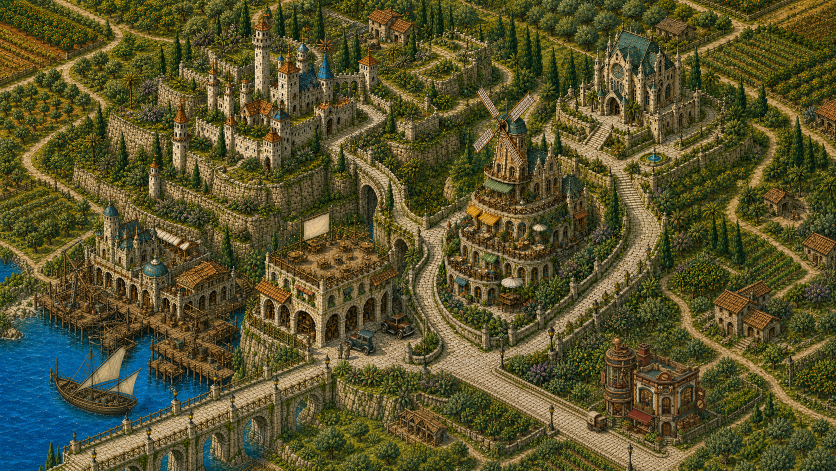
#> input picture assets/cinematic/scenes/gamified-coastal-village/isometric-parallax/source/core-village-master.png, 1672 x 941 px (shown at 1/2 size); its folder holds 2 pictures in this run
$ python stitch-approved-tiles.py
#> lines starting #> are read from the running program, lines starting #| are printed output that depends on the picture; after the words box and inside, x2 and y2 are one past the last pixel; in counts of white or black regions, pixels touching at a corner belong together; pictures that were not available may be replaced by others from this repository, and a replacement may not be noted
from __future__ import annotations

from collections import deque
from pathlib import Path

import numpy as np
from PIL import Image, ImageFilter


SCENE_ROOT = Path(__file__).resolve().parent.parent
TILE_ROOT = SCENE_ROOT / "source" / "tiles"
OUTPUT_PATH = SCENE_ROOT / "source" / "village-master.png"
CORE_MASTER_PATH = SCENE_ROOT / "source" / "core-village-master.png"

CORE_SIZE = (1672, 941)
MASTER_SIZE = (2412, 941)
TILE_WIDTH = 932
RIGHT_X = 740
TOP_HEIGHT = 542
BOTTOM_Y = 398
BOTTOM_HEIGHT = 543


def load_tile(name: str, size: tuple[int, int]) -> np.ndarray:
    image = Image.open(TILE_ROOT / f"{name}.png").convert("RGB")
    if image.size != size:
        image = image.resize(size, Image.Resampling.LANCZOS)
    return np.asarray(image, dtype=np.float32)


# [5 lines left out: function save, not called in this run]


def smoothed_difference(first: np.ndarray, second: np.ndarray) -> np.ndarray:
    difference = np.mean(np.abs(first - second), axis=2)
    preview = Image.fromarray(np.clip(difference * 2.25, 0, 255).astype(np.uint8))
    preview = preview.filter(ImageFilter.GaussianBlur(radius=2.2))
    return np.asarray(preview, dtype=np.float32)


def minimum_vertical_seam(cost: np.ndarray, max_step: int = 3) -> np.ndarray:
    height, width = cost.shape
    cumulative = cost[0].copy()
    parents = np.zeros((height, width), dtype=np.int16)

    for row in range(1, height):
        candidates = []
        for offset in range(-max_step, max_step + 1):
            shifted = np.full(width, np.inf, dtype=np.float32)
            if offset < 0:
                shifted[:offset] = cumulative[-offset:]
            elif offset > 0:
                shifted[offset:] = cumulative[:-offset]
            else:
                shifted[:] = cumulative
            shifted += abs(offset) * 1.4
            candidates.append(shifted)

        stack = np.stack(candidates)
        choice = np.argmin(stack, axis=0)
        cumulative = cost[row] + np.take_along_axis(
            stack, choice[None, :], axis=0
        )[0]
        parents[row] = choice.astype(np.int16) - max_step

    seam = np.empty(height, dtype=np.int32)
    seam[-1] = int(np.argmin(cumulative))
    for row in range(height - 1, 0, -1):
        seam[row - 1] = np.clip(
            seam[row] - parents[row, seam[row]], 0, width - 1
        )
    return seam


# [22 lines left out: function stitch_horizontal_pair, not called in this run]


def stitch_vertical_pair(
    top: np.ndarray,
    bottom: np.ndarray,
    output_width: int,
) -> np.ndarray:
    overlap = TOP_HEIGHT - BOTTOM_Y
    seam = minimum_vertical_seam(
        smoothed_difference(top[BOTTOM_Y:TOP_HEIGHT], bottom[:overlap]).T
    ).astype(np.int32)
    output = np.zeros((CORE_SIZE[1], output_width, 3), dtype=np.float32)
    output[:TOP_HEIGHT] = top
    output[BOTTOM_Y:] = bottom

    for column, local_seam in enumerate(seam):
        global_seam = BOTTOM_Y + int(local_seam)
        start = max(BOTTOM_Y, global_seam - 4)
        end = min(TOP_HEIGHT, global_seam + 5)
        output[:start, column] = top[:start, column]
        output[end:, column] = bottom[end - BOTTOM_Y :, column]
        if end > start:
            alpha = np.linspace(0.0, 1.0, end - start, dtype=np.float32)[:, None]
            output[start:end, column] = (
                top[start:end, column] * (1.0 - alpha)
                + bottom[start - BOTTOM_Y : end - BOTTOM_Y, column] * alpha
            )
    return output


def stitch_west_to_core(west: np.ndarray, core: np.ndarray) -> np.ndarray:
    overlap = TILE_WIDTH - RIGHT_X
    cost = smoothed_difference(west[:, RIGHT_X:], core[:, :overlap])
    x = np.arange(overlap, dtype=np.float32)
    cost += (((x - (overlap - 1) / 2) / (overlap / 2)) ** 4 * 22)[None, :]
    seam = minimum_vertical_seam(cost)
    output = np.zeros((MASTER_SIZE[1], MASTER_SIZE[0], 3), dtype=np.float32)
    output[:, :TILE_WIDTH] = west
    output[:, RIGHT_X:] = core

    for row, local_seam in enumerate(seam):
        global_seam = RIGHT_X + int(local_seam)
        start = max(RIGHT_X, global_seam - 4)
        end = min(TILE_WIDTH, global_seam + 5)
        output[row, :start] = west[row, :start]
        output[row, end:] = core[row, end - RIGHT_X :]
        if end > start:
            alpha = np.linspace(0.0, 1.0, end - start, dtype=np.float32)[:, None]
            output[row, start:end] = (
                west[row, start:end] * (1.0 - alpha)
                + core[row, start - RIGHT_X : end - RIGHT_X] * alpha
            )
    return output


def connected_water_mask(image: np.ndarray) -> Image.Image:
    red, green, blue = np.moveaxis(image, 2, 0)
    candidate = (
        (blue > 67)
        & (blue > green * 1.08)
        & (blue > red * 1.35)
        & ((blue - green) > 10)
    )
    height, width = candidate.shape
    connected = np.zeros((height, width), dtype=bool)
    queue: deque[tuple[int, int]] = deque()
    for x in range(width):
        for y in (0, height - 1):
            if candidate[y, x] and not connected[y, x]:
                connected[y, x] = True
                queue.append((y, x))
    for y in range(height):
        for x in (0, width - 1):
            if candidate[y, x] and not connected[y, x]:
                connected[y, x] = True
                queue.append((y, x))
    while queue:
        y, x = queue.popleft()
        for next_y, next_x in ((y - 1, x), (y + 1, x), (y, x - 1), (y, x + 1)):
            if (
                0 <= next_y < height
                and 0 <= next_x < width
                and candidate[next_y, next_x]
                and not connected[next_y, next_x]
            ):
                connected[next_y, next_x] = True
                queue.append((next_y, next_x))
    return Image.fromarray((connected * 255).astype(np.uint8), "L")


def quilt_port_water(
    reference: np.ndarray,
    reference_mask: Image.Image,
    size: tuple[int, int],
) -> np.ndarray:
    out_width, out_height = size
    patch_size = 96
    overlap = 24
    step = patch_size - overlap
    mask = np.asarray(reference_mask, dtype=np.float32) / 255.0
    patches: list[np.ndarray] = []
    for y in range(0, reference.shape[0] - patch_size + 1, 8):
        for x in range(0, reference.shape[1] - patch_size + 1, 8):
            if mask[y : y + patch_size, x : x + patch_size].mean() >= 0.985:
                patches.append(reference[y : y + patch_size, x : x + patch_size])
    if len(patches) < 12:
        raise RuntimeError(f"Only {len(patches)} clean port-water patches found")

    output = np.zeros((out_height, out_width, 3), dtype=np.float32)
    filled = np.zeros((out_height, out_width), dtype=bool)
    use_count = np.zeros(len(patches), dtype=np.float32)
    for y in range(0, out_height, step):
        for x in range(0, out_width, step):
            height = min(patch_size, out_height - y)
            width = min(patch_size, out_width - x)
            region_filled = filled[y : y + height, x : x + width]
            costs = np.empty(len(patches), dtype=np.float32)
            for index, patch in enumerate(patches):
                incoming = patch[:height, :width]
                if region_filled.any():
                    existing = output[y : y + height, x : x + width]
                    costs[index] = np.mean(
                        np.abs(existing[region_filled] - incoming[region_filled])
                    )
                else:
                    costs[index] = 0.0
                costs[index] += use_count[index] * 0.7
            chosen_index = int(np.argmin(costs))
            patch = patches[chosen_index][:height, :width]
            use_count[chosen_index] += 1

            take = np.ones((height, width), dtype=np.uint8) * 255
            if x > 0:
                left_width = min(overlap, width)
                seam = minimum_vertical_seam(
                    smoothed_difference(
                        output[y : y + height, x : x + left_width],
                        patch[:, :left_width],
                    )
                )
                for row, seam_x in enumerate(seam):
                    take[row, : int(seam_x)] = 0
            if y > 0:
                top_height = min(overlap, height)
                seam = minimum_vertical_seam(
                    smoothed_difference(
                        output[y : y + top_height, x : x + width],
                        patch[:top_height],
                    ).T
                )
                for column, seam_y in enumerate(seam):
                    take[: int(seam_y), column] = 0

            alpha = np.asarray(
                Image.fromarray(take, "L").filter(ImageFilter.GaussianBlur(0.65)),
                dtype=np.float32,
            )[..., None] / 255.0
            alpha[~region_filled] = 1.0
            region = output[y : y + height, x : x + width]
            output[y : y + height, x : x + width] = (
                region * (1 - alpha) + patch * alpha
            )
            filled[y : y + height, x : x + width] = True
    return output


def erode(mask: Image.Image, radius: int) -> Image.Image:
    return mask.filter(ImageFilter.MinFilter(radius * 2 + 1))


# [36 lines left out: function apply_three_zone_water, not called in this run]


def main() -> None:
    core_image = Image.open(CORE_MASTER_PATH).convert("RGB")
#> core_image is the input picture: PIL image 1672x941 RGB; mean R, G, B 87.5, 82.8, 45.1
    if core_image.size != CORE_SIZE:
        raise ValueError(
            f"Core village master must remain {CORE_SIZE}, got {core_image.size}"
        )
    core = np.asarray(core_image, dtype=np.float32)

    west = stitch_vertical_pair(
        load_tile("north-west", (TILE_WIDTH, TOP_HEIGHT)),
        load_tile("south-west", (TILE_WIDTH, BOTTOM_HEIGHT)),
        TILE_WIDTH,
    )
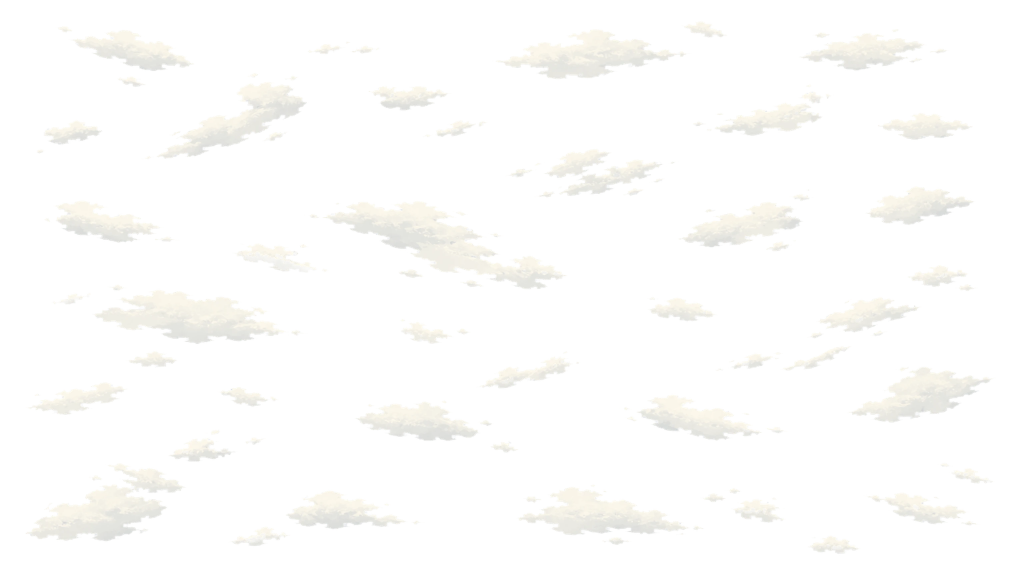
#> input picture assets/cinematic/scenes/gamified-coastal-village/isometric-parallax/source/clouds-master.webp, 3072 x 1728 px, given in place of north-west.png, which was not available (shown at 1/3 size)
#> in stitch_vertical_pair, `overlap = TOP_HEIGHT - BOTTOM_Y`: overlap = 144
#> in smoothed_difference, `preview = preview.filter(ImageFilter.GaussianBlur(radius=2.2))`:
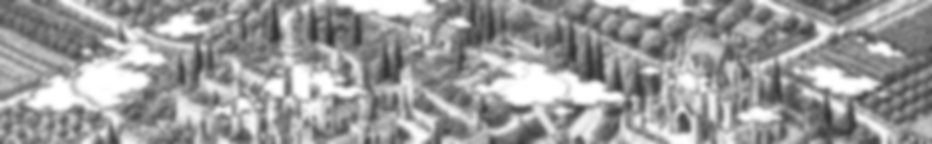
#> preview: PIL image 932x144 L; min 48, max 255, mean 155.8
#> in minimum_vertical_seam, `height, width = cost.shape`: height = 932; width = 144
#> in minimum_vertical_seam, `cumulative = cost[0].copy()`: cumulative = 144 values, max 228 at index 104, min 81 at index 20, mean 151.3
#> after the loop in minimum_vertical_seam, `for row in range(1, height):`:
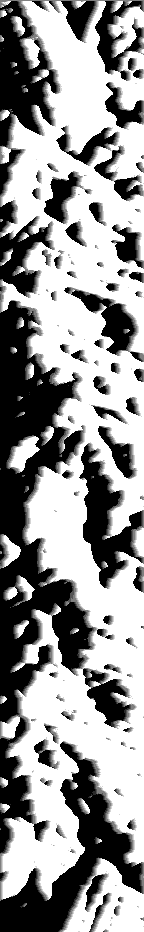
#> parents: shape (932, 144) int16; min -3, max 3, mean 0.549; drawn with min black and max white
#> after the loop in minimum_vertical_seam, `for row in range(height - 1, 0, -1):`: seam = 932 values, max 132 at index 839, min 0 at index 279, mean 49.48
#> the loop in stitch_vertical_pair, `for column, local_seam in enumerate(seam):` made 932 passes
#> (local_seam, global_seam, start, end) on passes 1 to 12: (20, 418, 414, 423), (20, 418, 414, 423), (20, 418, 414, 423), (21, 419, 415, 424), (22, 420, 416, 425), (23, 421, 417, 426), (24, 422, 418, 427), (24, 422, 418, 427), (24, 422, 418, 427), (24, 422, 418, 427), (24, 422, 418, 427), (25, 423, 419, 428)
#> (global_seam, start, end) on passes 61 to 66: (447, 443, 452), (448, 444, 453), (448, 444, 453), (448, 444, 453), (448, 444, 453), (448, 444, 453)
#> after the loop in stitch_vertical_pair, `for column, local_seam in enumerate(seam):`:
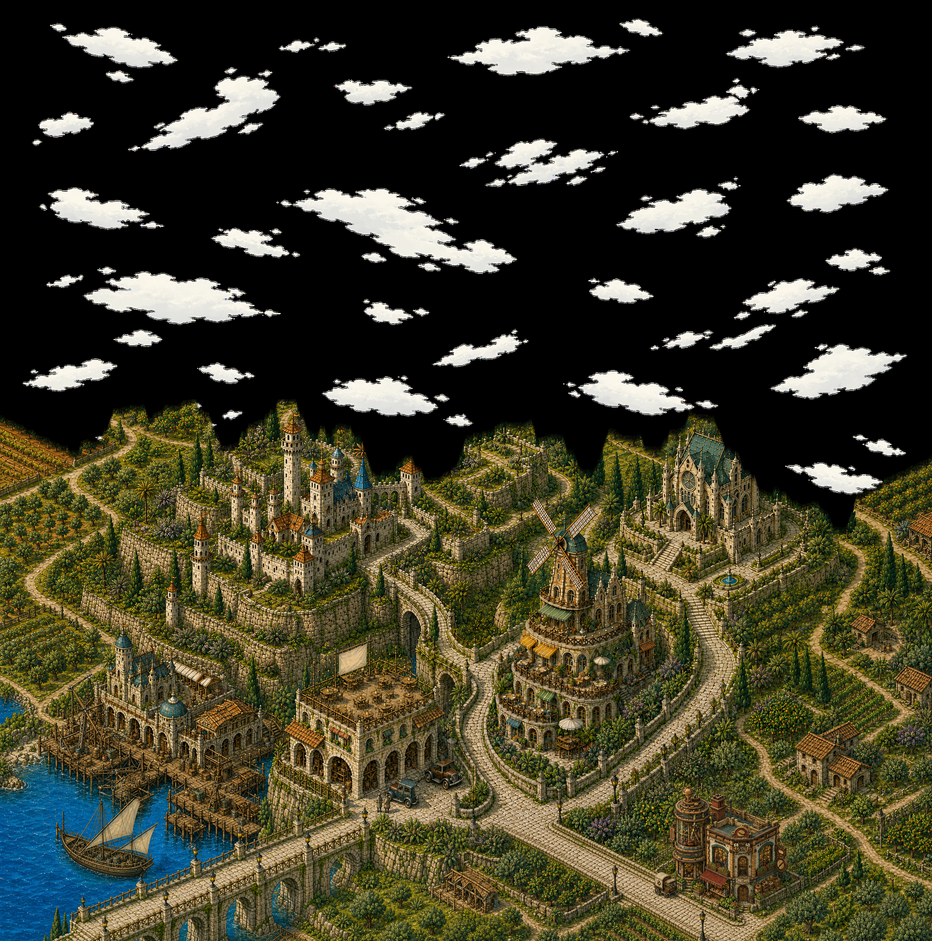
#> output: shape (941, 932, 3) float32; mean of channels 0, 1, 2 63.8, 61.1, 41.4; drawn as R, G, B
    expanded = stitch_west_to_core(west, core)
#> in stitch_west_to_core, `cost += (((x - (overlap - 1) / 2) / (overlap / 2)) ** 4 * 22)[None, :]`:
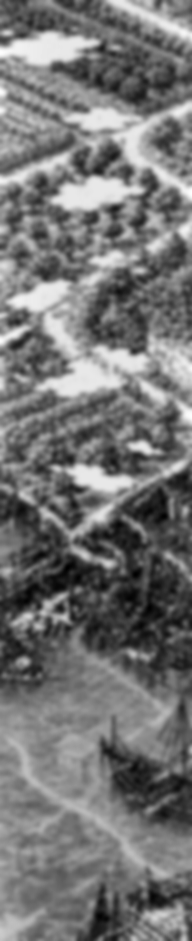
#> cost: shape (941, 192) float32; min 42.63, max 275.5, mean 149.4; drawn with min black and max white
#> call 2 of minimum_vertical_seam, with max_step = 3
#> in minimum_vertical_seam (call 2), `cumulative = cost[0].copy()`: cumulative = 192 values, max 255.1 at index 119, min 88.16 at index 23, mean 154.9
#> after the loop in minimum_vertical_seam (call 2), `for row in range(1, height):`:
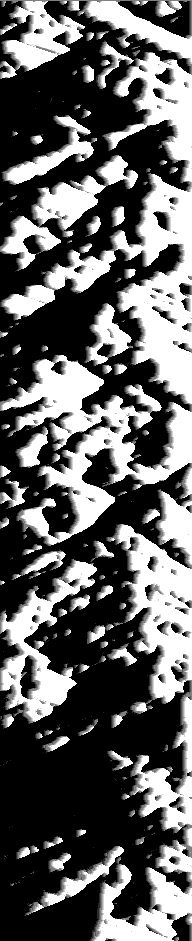
#> parents: shape (941, 192) int16; min -3, max 3, mean -0.689; drawn with min black and max white
#> after the loop in minimum_vertical_seam (call 2), `for row in range(height - 1, 0, -1):`: seam = 941 values, max 191 at index 462, min 85 at index 5, mean 149.2
#> the loop in stitch_west_to_core, `for row, local_seam in enumerate(seam):` made 941 passes
#> (local_seam, global_seam, start, end) on passes 1 to 12: (88, 828, 824, 833), (88, 828, 824, 833), (87, 827, 823, 832), (87, 827, 823, 832), (86, 826, 822, 831), (85, 825, 821, 830), (85, 825, 821, 830), (85, 825, 821, 830), (85, 825, 821, 830), (86, 826, 822, 831), (86, 826, 822, 831), (87, 827, 823, 832)
#> (global_seam, start, end) on passes 61 to 66: (877, 873, 882), (877, 873, 882), (877, 873, 882), (877, 873, 882), (874, 870, 879), (871, 867, 876)

    port = load_tile("bottom-left-lateen", (TILE_WIDTH, BOTTOM_HEIGHT))
    deep_water = quilt_port_water(
        port,
        connected_water_mask(port),
        (MASTER_SIZE[0], BOTTOM_HEIGHT),
    )
#> in connected_water_mask, `candidate = ( (blue > 67) & (blue > green * 1.08) & (blue > red * 1.35..`: candidate: shape (543, 932) bool; 3.7% white; 154 white regions (138 under 20 px), largest, box (x1, y1, x2, y2) and area: (0, 369, 141, 543) 13617, (104, 388, 195, 486) 2673, (196, 435, 233, 465) 538
#> after the loop in connected_water_mask, `for x in range(width):`: connected: shape (543, 932) bool; 0.01% white in thin lines or dots, all inside (x1, y1, x2, y2) = (0, 542, 243, 543)
#> after the loop in connected_water_mask, `for y in range(height):`: connected: shape (543, 932) bool; 0.04% white in thin lines or dots, all inside (x1, y1, x2, y2) = (0, 300, 243, 543)
#> after the loop in connected_water_mask, `while queue:`:
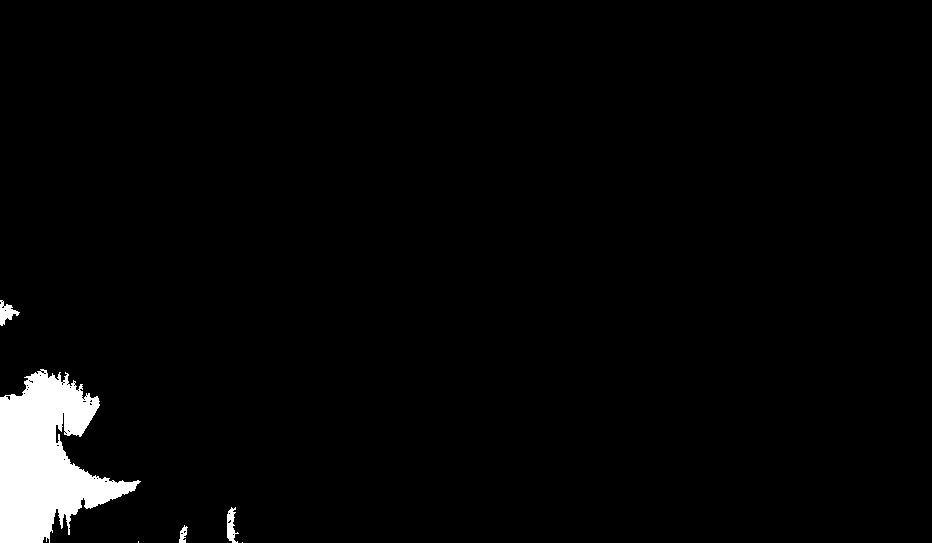
#> connected: shape (543, 932) bool; 2.7% white; 6 white regions (2 under 20 px), largest, box (x1, y1, x2, y2) and area: (0, 369, 141, 543) 13296, (0, 300, 20, 326) 247, (227, 507, 239, 543) 237, (179, 525, 188, 543) 93
    water_authority = np.zeros_like(expanded)
    water_authority[BOTTOM_Y:] = deep_water
    expanded = apply_three_zone_water(
        expanded,
        water_authority,
        connected_water_mask(expanded),
    )
    save(expanded, OUTPUT_PATH)


if __name__ == "__main__":
#> (the run stopped early here; a loop or call above may not have finished)
